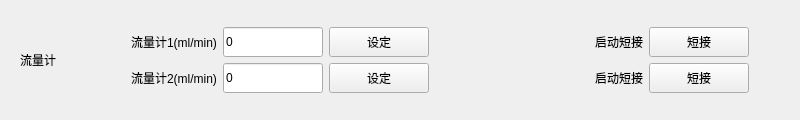
        <widget class="QWidget" name="funBox" native="true">
         <property name="minimumSize">
          <size>
           <width>800</width>
           <height>120</height>
          </size>
         </property>
         <property name="maximumSize">
          <size>
           <width>16777215</width>
           <height>120</height>
          </size>
         </property>
         <layout class="QGridLayout" name="gridLayout_15">
          <item row="0" column="0">
           <widget class="QWidget" name="widget_11" native="true">
            <property name="minimumSize">
             <size>
              <width>0</width>
              <height>50</height>
             </size>
            </property>
            <property name="maximumSize">
             <size>
              <width>16777215</width>
              <height>16777215</height>
             </size>
            </property>
            <layout class="QGridLayout" name="gridLayout_14">
             <item row="0" column="0">
              <widget class="QLabel" name="label_flow_title">
               <property name="sizePolicy">
                <sizepolicy hsizetype="Preferred" vsizetype="Preferred">
                 <horstretch>0</horstretch>
                 <verstretch>0</verstretch>
                </sizepolicy>
               </property>
               <property name="minimumSize">
                <size>
                 <width>0</width>
                 <height>35</height>
                </size>
               </property>
               <property name="maximumSize">
                <size>
                 <width>16777215</width>
                 <height>35</height>
                </size>
               </property>
               <property name="text">
                <string>流量计</string>
               </property>
               <property name="alignment">
                <set>Qt::AlignmentFlag::AlignLeading|Qt::AlignmentFlag::AlignLeft|Qt::AlignmentFlag::AlignVCenter</set>
               </property>
              </widget>
             </item>
            </layout>
           </widget>
          </item>
          <item row="0" column="2">
           <layout class="QGridLayout" name="gridLayout_17">
            <item row="1" column="0">
             <widget class="QLabel" name="label_flow2">
              <property name="text">
               <string>流量计2(ml/min)</string>
              </property>
             </widget>
            </item>
            <item row="0" column="4">
             <widget class="QLabel" name="label_3">
              <property name="text">
               <string>启动短接</string>
              </property>
              <property name="alignment">
               <set>Qt::AlignmentFlag::AlignCenter</set>
              </property>
             </widget>
            </item>
            <item row="1" column="4">
             <widget class="QLabel" name="label_4">
              <property name="text">
               <string>启动短接</string>
              </property>
              <property name="alignment">
               <set>Qt::AlignmentFlag::AlignCenter</set>
              </property>
             </widget>
            </item>
            <item row="1" column="5">
             <widget class="QPushButton" name="flow2_sw">
              <property name="minimumSize">
               <size>
                <width>100</width>
                <height>30</height>
               </size>
              </property>
              <property name="text">
               <string>短接</string>
              </property>
             </widget>
            </item>
            <item row="0" column="1">
             <widget class="QLineEdit" name="flow1_range">
              <property name="sizePolicy">
               <sizepolicy hsizetype="Expanding" vsizetype="Expanding">
                <horstretch>0</horstretch>
                <verstretch>0</verstretch>
               </sizepolicy>
              </property>
              <property name="minimumSize">
               <size>
                <width>100</width>
                <height>30</height>
               </size>
              </property>
              <property name="maximumSize">
               <size>
                <width>100</width>
                <height>30</height>
               </size>
              </property>
              <property name="text">
               <string>0</string>
              </property>
             </widget>
            </item>
            <item row="0" column="0">
             <widget class="QLabel" name="label_flow1">
              <property name="text">
               <string>流量计1(ml/min)</string>
              </property>
             </widget>
            </item>
            <item row="0" column="5">
             <widget class="QPushButton" name="flow1_sw">
              <property name="minimumSize">
               <size>
                <width>100</width>
                <height>30</height>
               </size>
              </property>
              <property name="text">
               <string>短接</string>
              </property>
             </widget>
            </item>
            <item row="0" column="3">
             <spacer name="horizontalSpacer_6">
              <property name="orientation">
               <enum>Qt::Orientation::Horizontal</enum>
              </property>
              <property name="sizeHint" stdset="0">
               <size>
                <width>40</width>
                <height>20</height>
               </size>
              </property>
             </spacer>
            </item>
            <item row="1" column="1">
             <widget class="QLineEdit" name="flow2_range">
              <property name="sizePolicy">
               <sizepolicy hsizetype="Expanding" vsizetype="Expanding">
                <horstretch>0</horstretch>
                <verstretch>0</verstretch>
               </sizepolicy>
              </property>
              <property name="minimumSize">
               <size>
                <width>100</width>
                <height>30</height>
               </size>
              </property>
              <property name="maximumSize">
               <size>
                <width>100</width>
                <height>30</height>
               </size>
              </property>
              <property name="text">
               <string>0</string>
              </property>
             </widget>
            </item>
            <item row="0" column="2">
             <widget class="QPushButton" name="flow1btn">
              <property name="minimumSize">
               <size>
                <width>100</width>
                <height>30</height>
               </size>
              </property>
              <property name="text">
               <string>设定</string>
              </property>
             </widget>
            </item>
            <item row="1" column="2">
             <widget class="QPushButton" name="flow2btn">
              <property name="minimumSize">
               <size>
                <width>100</width>
                <height>30</height>
               </size>
              </property>
              <property name="text">
               <string>设定</string>
              </property>
             </widget>
            </item>
           </layout>
          </item>
          <item row="0" column="1">
           <spacer name="horizontalSpacer_2">
            <property name="orientation">
             <enum>Qt::Orientation::Horizontal</enum>
            </property>
            <property name="sizeType">
             <enum>QSizePolicy::Policy::Fixed</enum>
            </property>
            <property name="sizeHint" stdset="0">
             <size>
              <width>60</width>
              <height>20</height>
             </size>
            </property>
           </spacer>
          </item>
          <item row="0" column="3">
           <spacer name="horizontalSpacer_3">
            <property name="orientation">
             <enum>Qt::Orientation::Horizontal</enum>
            </property>
            <property name="sizeType">
             <enum>QSizePolicy::Policy::Fixed</enum>
            </property>
            <property name="sizeHint" stdset="0">
             <size>
              <width>40</width>
              <height>20</height>
             </size>
            </property>
           </spacer>
          </item>
         </layout>
        </widget>
